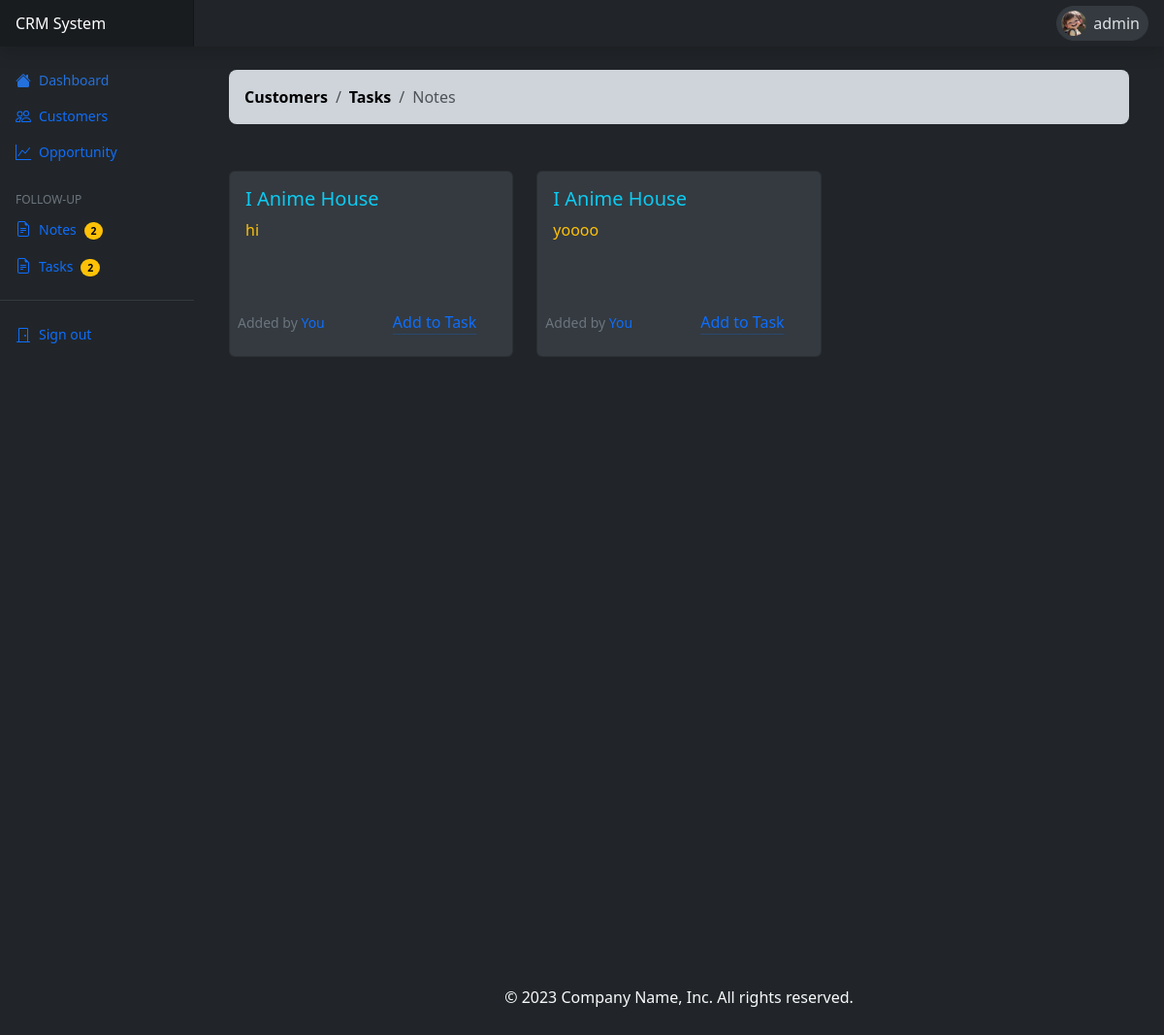
/note-list/ (signed in), run on an earlier commit of the app's database.
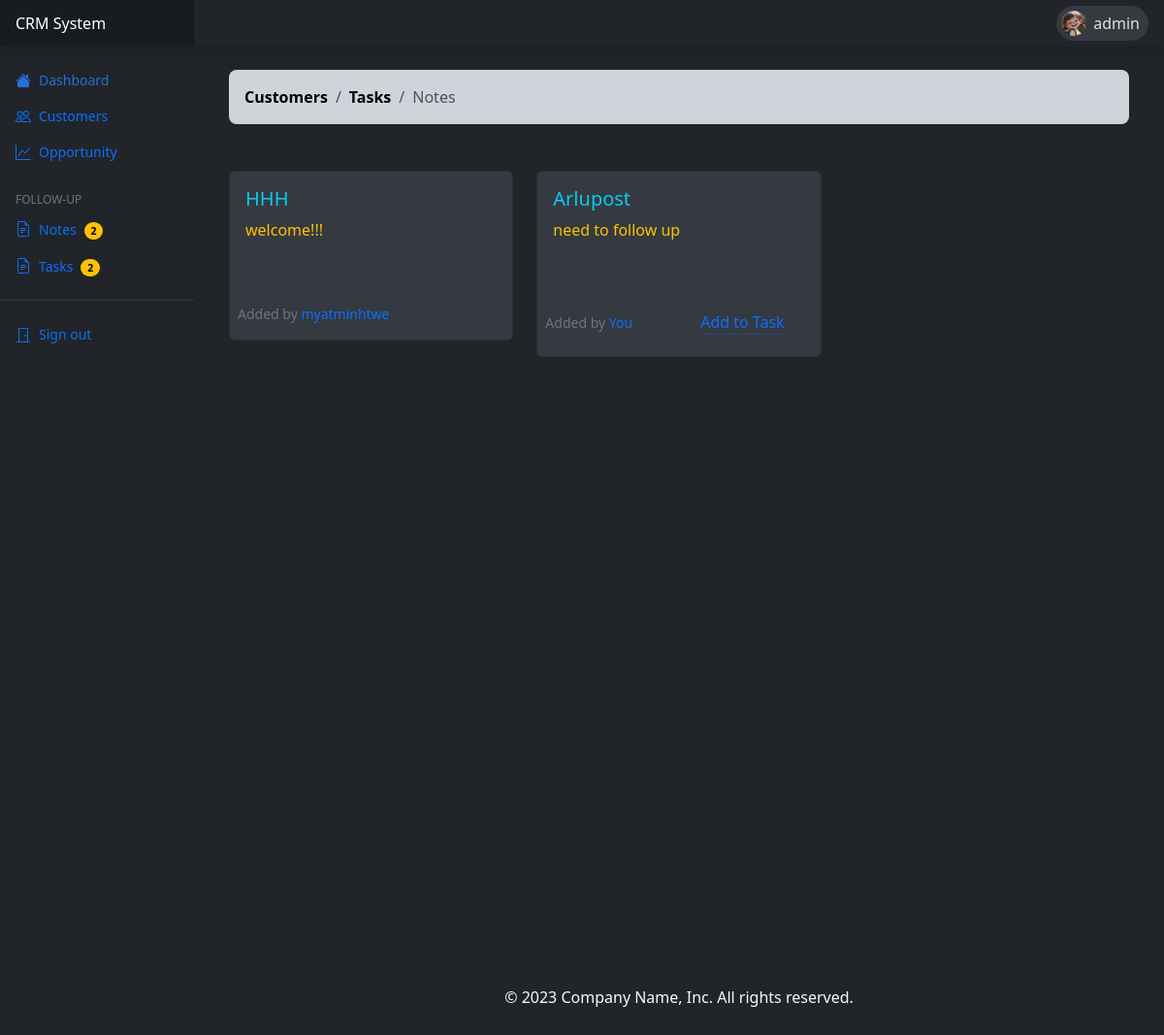
And on a later commit of the database.
### crms_app/models.py (models this page shows, shortened)
class NoteModel(models.Model):
    note = models.TextField()
    assigned_by = models.ForeignKey(User, on_delete=models.SET_NULL, null=True, blank=True)
    customer = models.ForeignKey('CustomerModel', on_delete=models.CASCADE)

class CustomerModel(models.Model):
    com_name = models.CharField(max_length=100)
    cs_name = models.CharField(max_length=100)
    email = models.EmailField()
    phone = models.IntegerField()
    address = models.TextField()
    industry = models.CharField(max_length=150)
    note = models.TextField(blank=True,null=True)
    modified_date = models.DateField(default=timezone.now,blank=True)
    created_date = models.DateField(default=timezone.now)

### crms_app/views.py (the view)
# urls.py: path('note-list/', views.listNotes, name="note_list"),
@login_required(login_url='/authentication/login')
def listNotes(request):
    notes = NoteModel.objects.all()
    tasks = TaskModel.objects.all()
    return render(request, 'todo/note_list.html', {'notes': notes,'tasks':tasks})

### templates/todo/note_list.html (shortened to what this page needs)
{% extends 'base.html' %}
{% load static %}
{% block content %}
<link rel="stylesheet" href="https://cdn.jsdelivr.net/npm/bootstrap-icons@1.11.2/font/bootstrap-icons.min.css">
<div class="container">
<div class="mt-4 link-text">
    <nav aria-label="breadcrumb">
      <ol class="breadcrumb breadcrumb-chevron p-3 bg-dark-subtle rounded-3">
        <li class="breadcrumb-item">
          <a class="link-body-emphasis fw-semibold text-decoration-none" href="{% url 'crms' %}">Customers</a>
        </li>
        <li class="breadcrumb-item">
          <a class="link-body-emphasis fw-semibold text-decoration-none" href="{% url 'task_list' %}">Tasks</a>
        </li>
        <li class="breadcrumb-item active" aria-current="page">
          Notes
        </li>
      </ol>
    </nav>
</div>
    <div class="card border-0 mt-5" style="background-color: var(--bs-bg-dark);min-height: 100vh;">
        <div class="row notecard">
          {% for note in notes %}
            <div class="col-sm-4 col-md-6 col-lg-4 mb-3">
              <div class="card" style="background-color: var(--bs-gray-800);">
                <div class="card-body">
                  <h5 class="card-title text-info">{{ note.customer.com_name }}</h5>
                  <p class="card-text text-warning mb-5">{{ note.note }}</p>
                </div>
                <div class="d-flex justify-content-between align-items-center">
                  {% if note.assigned_by %}
                    {% if note.assigned_by == user %}
                      <p class="card-text">
                        <small class="text-secondary ms-2">Added by <span class="text-primary">You</span></small>
                      </p>
                    {% else %}
                      <p class="card-text">
                        <small class="text-secondary ms-2">Added by <span class="text-primary">{{ note.assigned_by.username }}</span></small>
                      </p>
                    {% endif %}
                  {% endif %}
                  <form action="{% url 'add_task' note.id %}" method="POST" class="me-4">
                    {% if note.assigned_by != user %}
                    <button type="submit" class="btn d-none btn-link link-primary link-offset-3 link-underline-opacity-25 link-underline-opacity-100-hover">
                      Add to Task
                    </button>
                    {% else %}
                    <button type="submit" class="btn btn-link link-primary link-offset-3 link-underline-opacity-25 link-underline-opacity-100-hover">
                      Add to Task
                    </button>
                    {% endif %}
                  </form>
                </div>
              </div>
            </div>
          {% endfor %}
          </div>
    </div>
</div>
{% endblock %}

What changed in the data, as far as the page shows it:
removed NoteModel: customer.com_name "I Anime House", note "hi", shows "Added by", shows "Add to Task"
removed NoteModel: customer.com_name "I Anime House", note "yoooo", shows "Added by", shows "Add to Task"
added NoteModel: customer.com_name "HHH", note "welcome!!!", assigned_by.username "myatminhtwe"
added NoteModel: customer.com_name "Arlupost", note "need to follow up", shows "Added by", shows "Add to Task"
